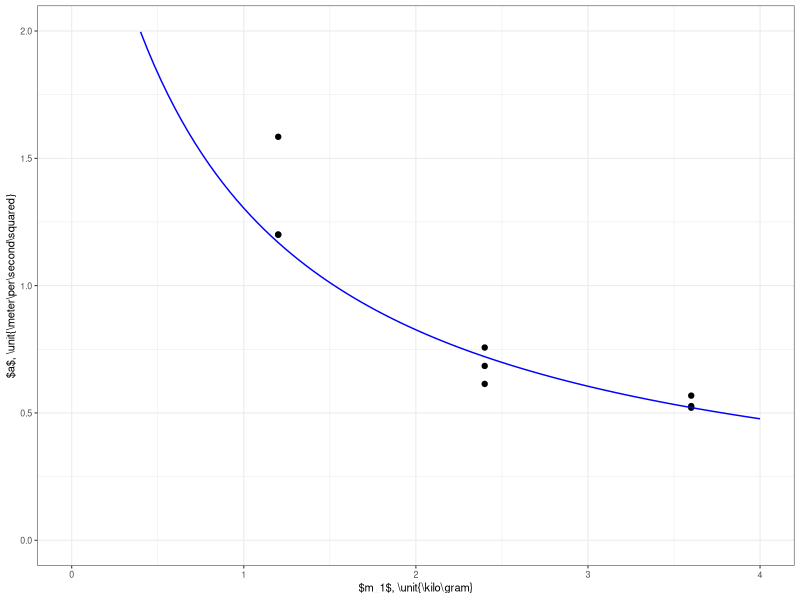

Recreate this plot in R.
library(ggplot2)
raw <- read.csv("yagnyeshwaran.csv",header=TRUE)

library(dplyr)
data <- mutate(
 raw,
 ameas.ms2 = 2*x.m/t.s^2
 )

apredicted.ms2 <- function(m2,m1,mc){
  9.81*m2/(m2+m1+mc)
}

fig <- ggplot(data)+geom_point(aes(x=m1.kg,y=ameas.ms2))+
    ylim(0,2)+xlim(0,4)+
    geom_function(fun=apredicted.ms2,args=list(m2=0.23,mc=0.5),color='blue')+
    xlab('$m_1$, \\unit{\\kilo\\gram}')+
    ylab('$a$, \\unit{\\meter\\per\\second\\squared}')+
    theme_bw(base_size=8)

library(svglite)
svglite('fig3.svg',width=3,height=2,pointsize=8)
print(fig)
dev.off()

library(xtable)
results <- summarize(
	mean.t = mean(t.s),
	sd.t = sd(t.s),
	mean.a = mean(ameas.ms2),
	sd.a = sd(ameas.ms2),
	group_by(data,m1.kg)
	)
print(xtable(results),include.rownames=FALSE,file='table1raw.tex')
